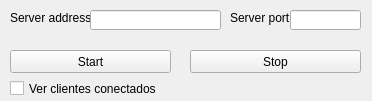
<?xml version="1.0" encoding="UTF-8"?>
<ui version="4.0">
 <class>MainWindow</class>
 <widget class="QMainWindow" name="MainWindow">
  <property name="geometry">
   <rect>
    <x>0</x>
    <y>0</y>
    <width>372</width>
    <height>101</height>
   </rect>
  </property>
  <property name="sizePolicy">
   <sizepolicy hsizetype="Expanding" vsizetype="Expanding">
    <horstretch>0</horstretch>
    <verstretch>0</verstretch>
   </sizepolicy>
  </property>
  <property name="windowTitle">
   <string>Server game</string>
  </property>
  <widget class="QWidget" name="centralWidget">
   <widget class="QLabel" name="labelAddress">
    <property name="geometry">
     <rect>
      <x>10</x>
      <y>10</y>
      <width>81</width>
      <height>16</height>
     </rect>
    </property>
    <property name="text">
     <string>Server address:</string>
    </property>
   </widget>
   <widget class="QLabel" name="labelPort">
    <property name="geometry">
     <rect>
      <x>230</x>
      <y>10</y>
      <width>61</width>
      <height>16</height>
     </rect>
    </property>
    <property name="text">
     <string>Server port</string>
    </property>
   </widget>
   <widget class="QLineEdit" name="lineEditAddress">
    <property name="geometry">
     <rect>
      <x>90</x>
      <y>10</y>
      <width>131</width>
      <height>20</height>
     </rect>
    </property>
   </widget>
   <widget class="QLineEdit" name="lineEditPort">
    <property name="geometry">
     <rect>
      <x>290</x>
      <y>10</y>
      <width>71</width>
      <height>20</height>
     </rect>
    </property>
   </widget>
   <widget class="QPushButton" name="pushButtonStart">
    <property name="geometry">
     <rect>
      <x>10</x>
      <y>50</y>
      <width>161</width>
      <height>23</height>
     </rect>
    </property>
    <property name="text">
     <string>Start</string>
    </property>
   </widget>
   <widget class="QPushButton" name="pushButtonStop">
    <property name="geometry">
     <rect>
      <x>190</x>
      <y>50</y>
      <width>171</width>
      <height>23</height>
     </rect>
    </property>
    <property name="text">
     <string>Stop</string>
    </property>
   </widget>
   <widget class="QTableWidget" name="tableWidget">
    <property name="geometry">
     <rect>
      <x>10</x>
      <y>110</y>
      <width>351</width>
      <height>251</height>
     </rect>
    </property>
    <column>
     <property name="text">
      <string>Host name</string>
     </property>
    </column>
    <column>
     <property name="text">
      <string>Porta</string>
     </property>
    </column>
    <column>
     <property name="text">
      <string>Nome usuário</string>
     </property>
    </column>
   </widget>
   <widget class="QCheckBox" name="checkBox">
    <property name="geometry">
     <rect>
      <x>10</x>
      <y>80</y>
      <width>151</width>
      <height>17</height>
     </rect>
    </property>
    <property name="text">
     <string>Ver clientes conectados</string>
    </property>
   </widget>
  </widget>
 </widget>
 <layoutdefault spacing="6" margin="11"/>
 <resources/>
 <connections/>
</ui>
